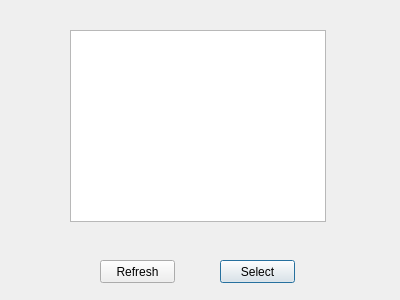
<?xml version="1.0" encoding="UTF-8"?>
<ui version="4.0">
 <class>PortSelect</class>
 <widget class="QDialog" name="PortSelect">
  <property name="geometry">
   <rect>
    <x>0</x>
    <y>0</y>
    <width>400</width>
    <height>300</height>
   </rect>
  </property>
  <property name="sizePolicy">
   <sizepolicy hsizetype="Fixed" vsizetype="Fixed">
    <horstretch>0</horstretch>
    <verstretch>0</verstretch>
   </sizepolicy>
  </property>
  <property name="minimumSize">
   <size>
    <width>400</width>
    <height>300</height>
   </size>
  </property>
  <property name="maximumSize">
   <size>
    <width>400</width>
    <height>300</height>
   </size>
  </property>
  <property name="windowTitle">
   <string>COM Port Select</string>
  </property>
  <property name="inputMethodHints">
   <set>Qt::ImhNone</set>
  </property>
  <widget class="QListWidget" name="portList">
   <property name="geometry">
    <rect>
     <x>70</x>
     <y>30</y>
     <width>256</width>
     <height>192</height>
    </rect>
   </property>
  </widget>
  <widget class="QPushButton" name="pushButtonSelect">
   <property name="geometry">
    <rect>
     <x>220</x>
     <y>260</y>
     <width>75</width>
     <height>23</height>
    </rect>
   </property>
   <property name="text">
    <string>Select</string>
   </property>
  </widget>
  <widget class="QPushButton" name="pushButtonRefresh">
   <property name="geometry">
    <rect>
     <x>100</x>
     <y>260</y>
     <width>75</width>
     <height>23</height>
    </rect>
   </property>
   <property name="text">
    <string>Refresh</string>
   </property>
  </widget>
 </widget>
 <resources/>
 <connections/>
</ui>
